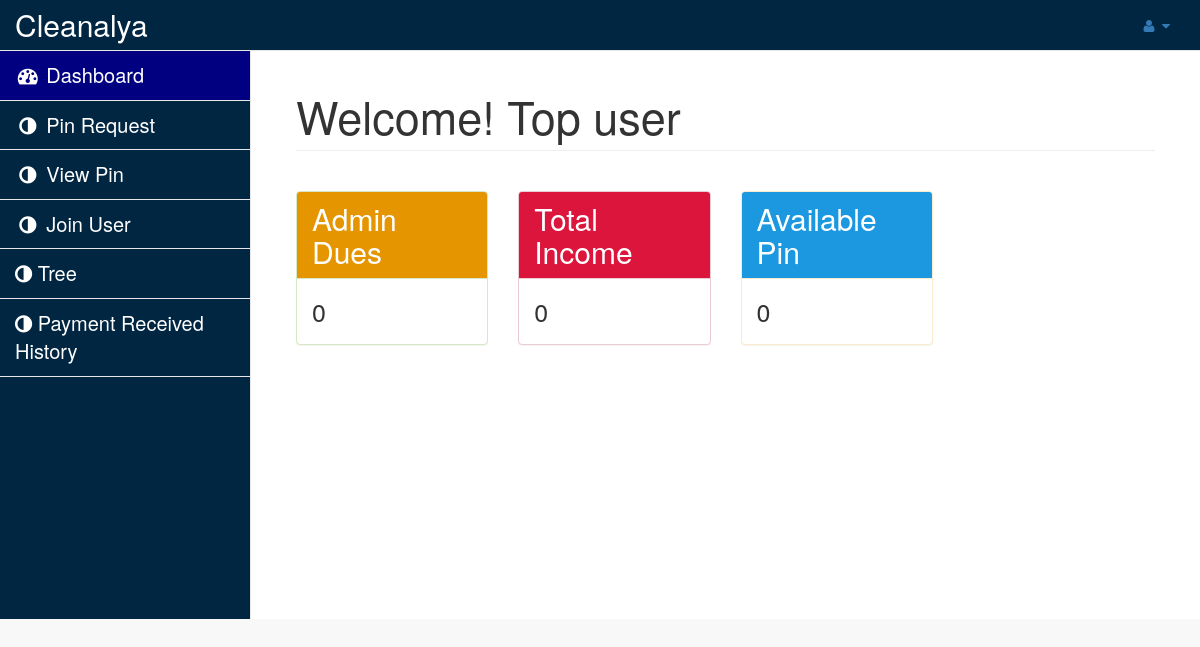
Page /home.php (signed in) on the earlier database version.
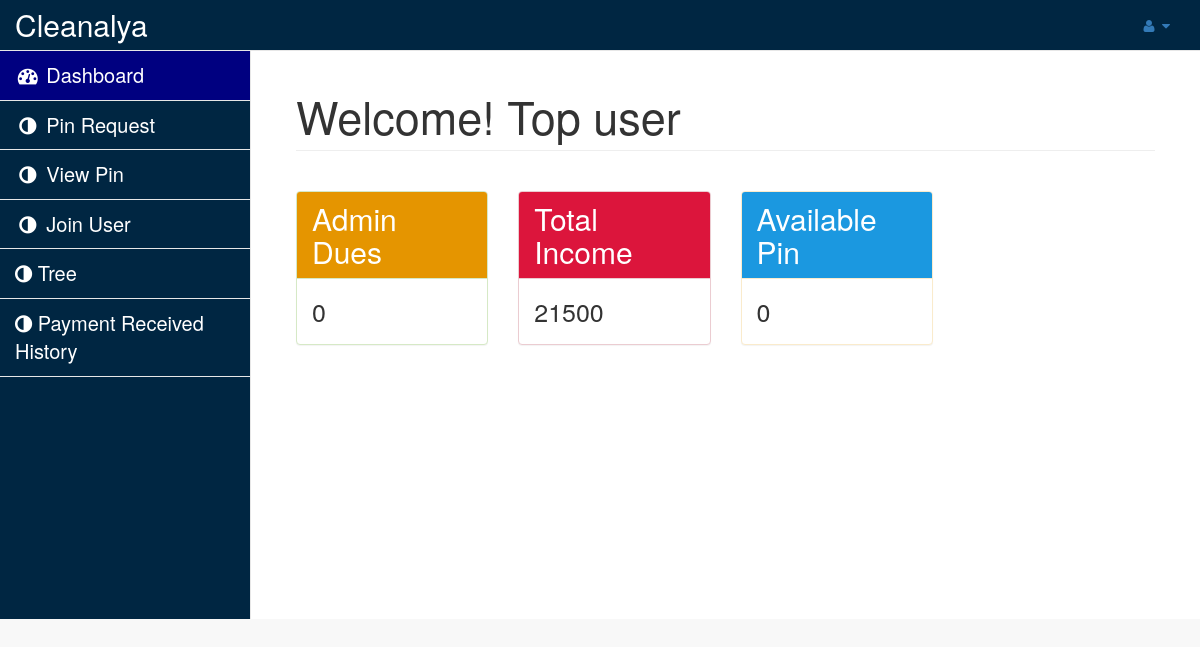
Same page on the later database version.
### tables this page shows
CREATE TABLE `income` (
  `id` int(11) NOT NULL,
  `userid` varchar(50) DEFAULT NULL,
  `current_bal` int(11) NOT NULL,
  `total_bal` int(11) DEFAULT 0
);

### home.php (the view, shortened to what this page needs)
<?php
include('php-includes/connect.php');
$userid = $_SESSION['userid'];
?>
<!DOCTYPE html>
<html lang="en">
<head>
    <link href="vendor/bootstrap/css/bootstrap.min.css" rel="stylesheet">
    <link href="vendor/metisMenu/metisMenu.min.css" rel="stylesheet">
    <link href="dist/css/sb-admin-2.css" rel="stylesheet">
    <link href="vendor/font-awesome/css/font-awesome.min.css" rel="stylesheet" type="text/css">
</head>
<body>
    <div id="wrapper" style="background-color: #002642">
        <?php include('php-includes/menu.php'); ?>
        <div id="page-wrapper">
            <div class="container-fluid">
                <div class="row">
                    <div class="col-lg-12">
                        <h1 class="page-header" style="font-size:45px">Welcome! <?php
                         $q = mysqli_query($con,"select * from user where email='$userid'");
                         $r = mysqli_fetch_array($q);
                         echo $r['name'];
                         ?></h1><br />
                    </div>
                </div>
                <div class="row">
                    <div class="col-lg-3">
                    	<div class="panel panel-success">
                        	<div class="panel-heading" style="background-color: #E59500">
                            	<h4 class="panel-title" style="font-size:30px; color:#fff">Admin Dues </h4>
                            </div>
                            <div class="panel-body" style="font-size:25px">
                            <?php
							        $q = mysqli_query($con,"select * from income where userid='$userid'");
                                    $r = mysqli_fetch_array($q);
                                    echo $r['current_bal'];
								?>
                            </div>
                        </div>
                    </div>
                    <div class="col-lg-3">
                    	<div class="panel panel-danger">
                        	<div class="panel-heading"  style="background-color:#DC153C">
                            	<h4 class="panel-title" style="font-size:30px; color:#fff">Total Income</h4>
                            </div>
                            <div class="panel-body" style="font-size:25px">
                            	<?php
							        $q = mysqli_query($con,"select * from income where userid='$userid'");
                                    $r = mysqli_fetch_array($q);
                                    echo $r['total_bal'];
								?>
                            </div>
                        </div>
                    </div>
                    <div class="col-lg-3">
                    	<div class="panel panel-warning">
                        	<div class="panel-heading"  style="background-color: #1B98E0">
                            	<h4 class="panel-title" style="font-size:30px; color:#fff">Available Pin</h4>
                            </div>
                            <div class="panel-body" style="font-size:25px">
                            	<?php
								echo  mysqli_num_rows(mysqli_query($con,"select * from pin_list where userid='$userid' and status='open'"));
								?>
                            </div>
                        </div>
                    </div>
                </div>
            </div>
        </div>
    </div>
</body>
</html>

Differences in the rows shown:
changed income: total_bal "0" → "21500"
